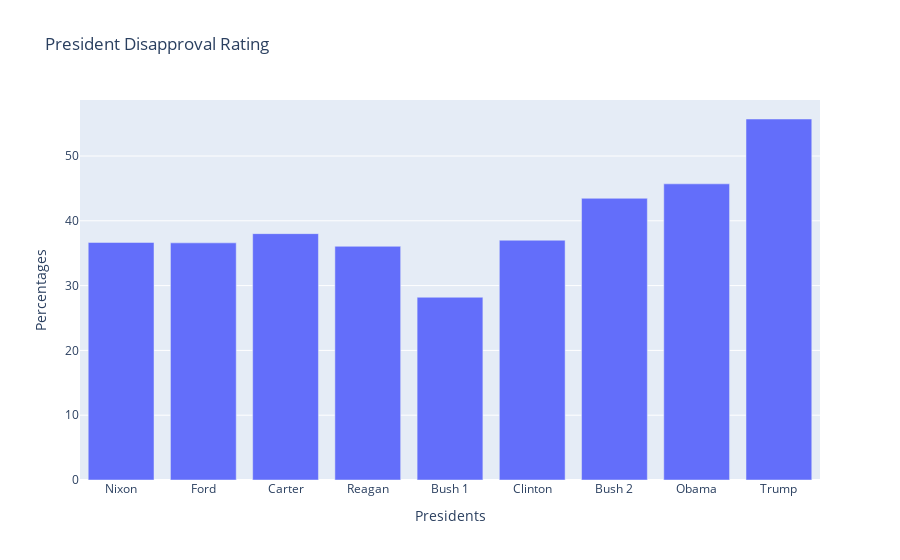

Source (notebook cell):
### Code cell
fig = go.Figure(data=go.Bar(x=df['president'], y=df['disapproval']))
fig.update_layout(
    title='President Disapproval Rating',
    xaxis_title='Presidents',
    yaxis_title='Percentages')
fig.show()

### Figure 1 — Plotly figure (JSON) as saved in the notebook; plotly's stock layout.template omitted (floating-point values rounded to 4 significant figures)
{"data": [{"type": "bar", "x": ["Nixon", "Ford", "Carter", "Reagan", "Bush 1", "Clinton", "Bush 2", "Obama", "Trump"], "y": [36.66, 36.6, 38.02, 36.07, 28.2, 37.0, 43.47, 45.71, 55.71]}], "layout": {"autosize": true, "title": {"text": "President Disapproval Rating"}, "xaxis": {"autorange": true, "range": [-0.5, 8.5], "title": {"text": "Presidents"}, "type": "category"}, "yaxis": {"autorange": true, "range": [0, 58.65], "title": {"text": "Percentages"}, "type": "linear"}}}
